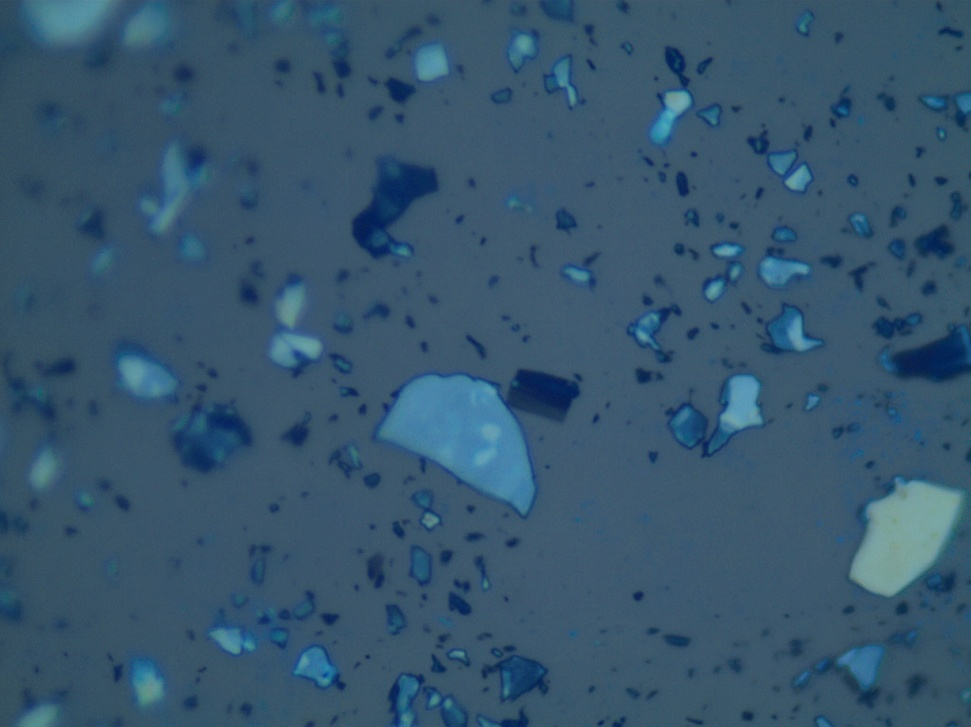
%> input picture 5.jpg, 971 x 727 px, shrunk from 2048 x 1532 before the run
$ octave thickness_version_2.m   (GNU Octave 9; MATLAB toolbox functions it lacks are replaced by stand-ins)
%> lines starting %> are read from the running program, lines starting %| are printed output that depends on the picture; in (x1, y1, x2, y2) boxes, pixels count from 0 and x2, y2 are one past the last pixel; in counts of white or black regions, pixels touching at a corner belong together; the program's own positions count from 1
% Read the image
image = imread('5.jpg');
%> image is the input picture: size 727x971x3 uint8; mean R, G, B 54.6, 86, 109.4

if size(image, 3) == 3
    grayImage = rgb2gray(image);
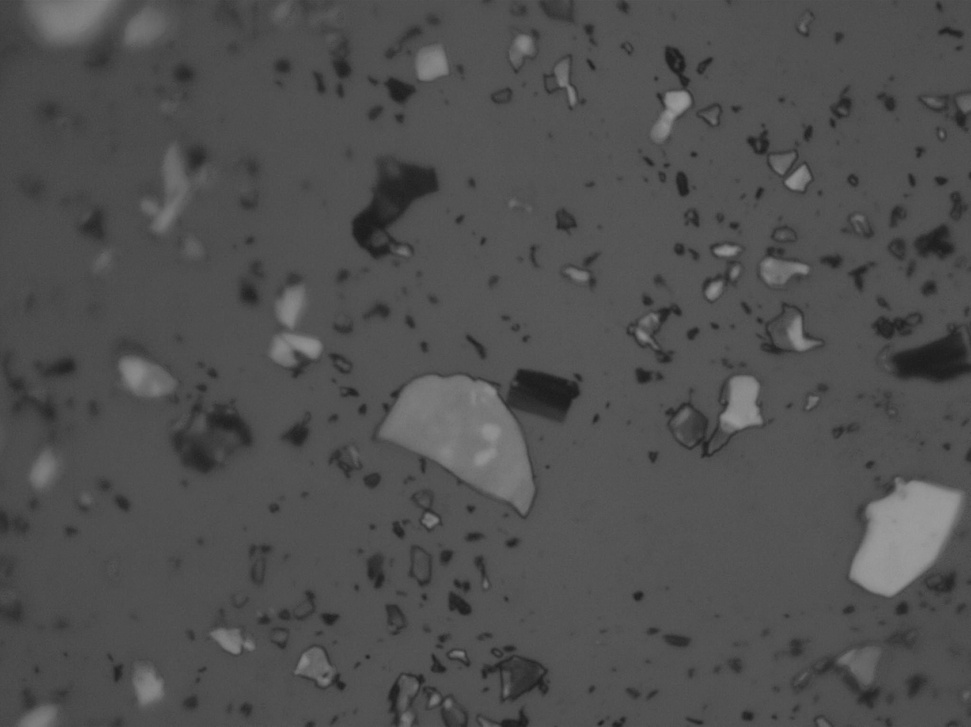
%> grayImage: size 727x971 uint8; min 26, max 155, mean 79.2
else
    grayImage = image;
end

% Apply filters or thresholding to enhance the graphene flakes
% This will need to be adjusted based on your specific image
filteredImage = medfilt2(grayImage, [3 3]);

% Threshold the image to create a binary mask of the graphene flakes
thresh = graythresh(filteredImage);
%> thresh = 0.388
binaryImage = imbinarize(filteredImage, thresh);
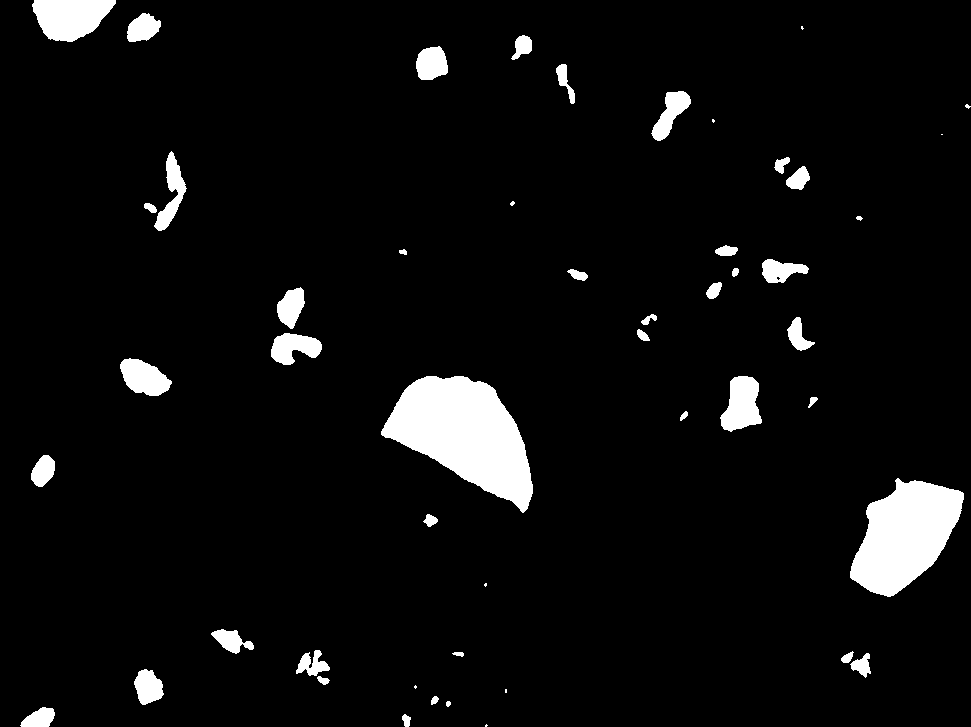
%> binaryImage: size 727x971 logical; 5.4% white; 50 white regions (9 under 20 px)

% Label connected components
[labels, num] = bwlabel(binaryImage);
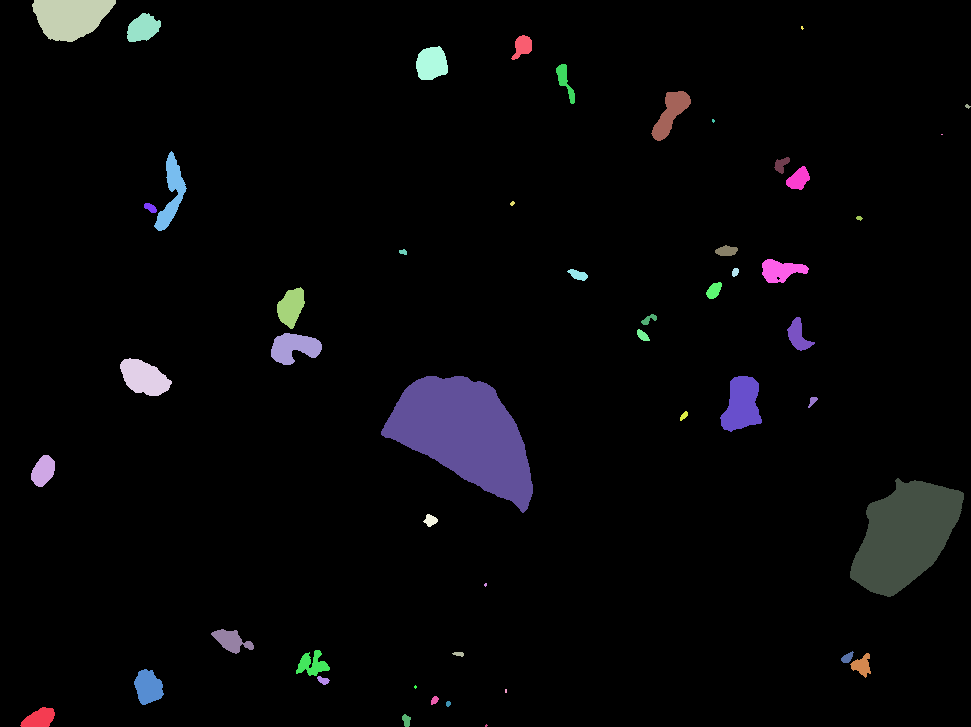
%> labels: size 727x971 double; 51 distinct labels, from 0 to 50; one colour per label, 0 black
%> num = 50
stats = regionprops(labels, 'Area', 'PixelIdxList', 'BoundingBox');
%> stats = 50 regions; largest, box (x1, y1, x2, y2) and Area: (381, 376, 533, 513) 11715, (850, 478, 964, 597) 8472, (32, 0, 116, 42) 2533, (720, 376, 762, 432) 1602, (120, 358, 172, 396) 1301

% Sort the regions by area and get the indices of the ten largest
[~, idx] = sort([stats.Area], 'descend');
%> idx = 50 values, max 50 at index 43, min 1 at index 16, mean 25.5
tenLargestIdx = idx(1:min(10,num));
%> tenLargestIdx = [14 46 3 37 4 10 8 32 18 11]

% Extract the intensity values of these ten largest flakes
intensities = cell(length(tenLargestIdx), 1);
%> intensities = {[], [], [], [], [], [], [], [], [], []}
for i = 1:length(tenLargestIdx)
    intensities{i} = grayImage(stats(tenLargestIdx(i)).PixelIdxList);
end
%> this loop made 10 passes
%> after the loop, intensities = 10 items

% Calculate the average intensity for each of the ten largest regions
averageIntensity = zeros(length(tenLargestIdx), 1);
for i = 1:length(tenLargestIdx)
    averageIntensity(i) = mean(intensities{i});
end
%> after the loop, averageIntensity = [117.5; 142.8; 117.6; 130.7; 114.4; 121.1; 106.4; 127.5; 119.9; 117.8]

% Sort the average intensities from thinnest to thickest (assuming higher intensity means thicker)
[sortedIntensities, sortOrder] = sort(averageIntensity, 'ascend');
%> sortedIntensities = [106.4; 114.4; 117.5; 117.6; 117.8; 119.9; 121.1; 127.5; 130.7; 142.8]; sortOrder = [7; 5; 1; 3; 10; 9; 6; 8; 4; 2]

% Create a figure and overlay the bounding boxes on the original image
figure, imshow(image), title('Thickness Analysis Results');
hold on;
for i = 1:length(sortOrder)
    rectangle('Position', stats(tenLargestIdx(sortOrder(i))).BoundingBox, ...
              'EdgeColor', 'r', 'LineWidth', 2)
end
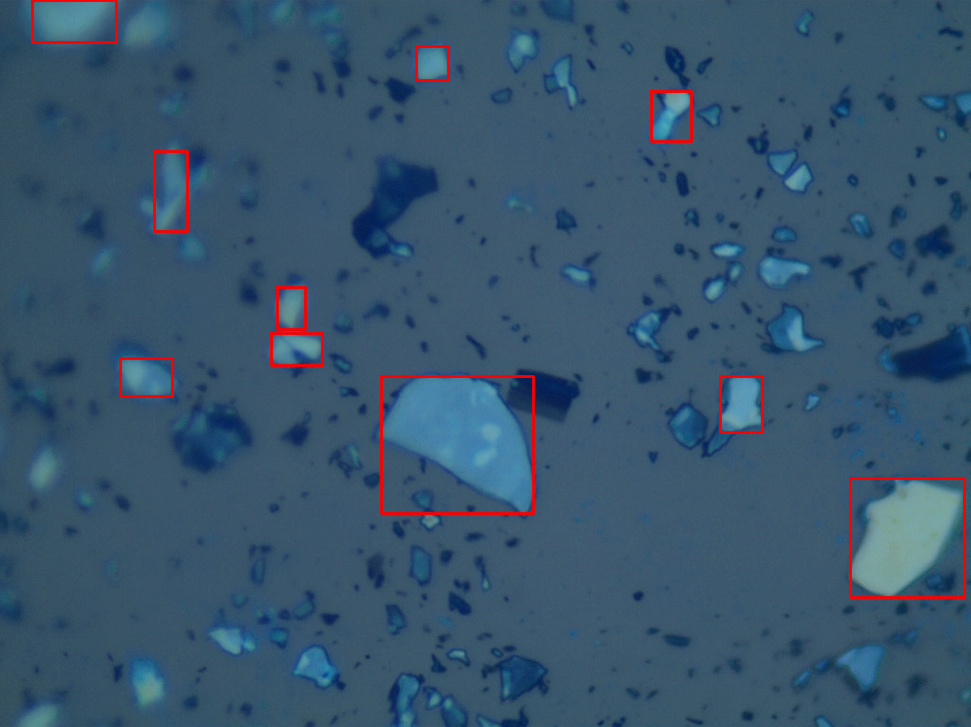
%> figure redrawn from the program's plot data; its title reads 'Thickness Analysis Results'
hold off;

% Save the results image to file
saveas(gcf, 'thickness_analysis_results.png');

% Open a file to write the results
fileID = fopen('thickness_analysis_results.txt', 'w');
fprintf(fileID, 'Rank\tFlake Index\tAverage Intensity\n');

% Write the results to the file and also display on the command window
for i = 1:length(sortOrder)
    fprintf('Graphene flake %d has an average intensity of %.2f and is ranked %d in thickness.\n', ...
            tenLargestIdx(sortOrder(i)), sortedIntensities(i), i);
    fprintf(fileID, '%d\t%d\t%.2f\n', i, tenLargestIdx(sortOrder(i)), sortedIntensities(i));
end

% Close the file
fclose(fileID);
